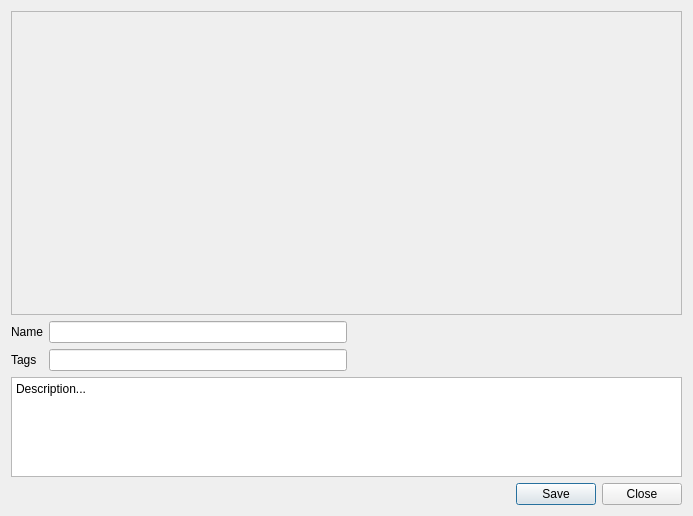
<?xml version="1.0" encoding="UTF-8"?>
<ui version="4.0">
 <class>savedialog</class>
 <widget class="QDialog" name="savedialog">
  <property name="geometry">
   <rect>
    <x>0</x>
    <y>0</y>
    <width>693</width>
    <height>516</height>
   </rect>
  </property>
  <property name="windowTitle">
   <string>Dialog</string>
  </property>
  <layout class="QVBoxLayout" name="verticalLayout">
   <item>
    <widget class="QScrollArea" name="scrollArea">
     <property name="widgetResizable">
      <bool>true</bool>
     </property>
     <widget class="QWidget" name="scrollAreaParameters">
      <property name="geometry">
       <rect>
        <x>0</x>
        <y>0</y>
        <width>673</width>
        <height>291</height>
       </rect>
      </property>
      <layout class="QFormLayout" name="formParameters">
       <property name="fieldGrowthPolicy">
        <enum>QFormLayout::AllNonFixedFieldsGrow</enum>
       </property>
      </layout>
     </widget>
    </widget>
   </item>
   <item>
    <layout class="QHBoxLayout" name="horizontalLayout">
     <item>
      <layout class="QGridLayout" name="gridLayout">
       <item row="0" column="0">
        <widget class="QLabel" name="labelName">
         <property name="text">
          <string>Name</string>
         </property>
        </widget>
       </item>
       <item row="0" column="1">
        <widget class="QLineEdit" name="lineEditName">
         <property name="text">
          <string extracomment="Name of new Module"/>
         </property>
        </widget>
       </item>
       <item row="1" column="0">
        <widget class="QLabel" name="labelTags">
         <property name="text">
          <string>Tags</string>
         </property>
        </widget>
       </item>
       <item row="1" column="1">
        <widget class="QLineEdit" name="lineEditTags">
         <property name="text">
          <string extracomment="eg. raster, ecology"/>
         </property>
        </widget>
       </item>
      </layout>
     </item>
     <item>
      <spacer name="horizontalSpacer">
       <property name="orientation">
        <enum>Qt::Horizontal</enum>
       </property>
       <property name="sizeHint" stdset="0">
        <size>
         <width>40</width>
         <height>20</height>
        </size>
       </property>
      </spacer>
     </item>
    </layout>
   </item>
   <item>
    <widget class="QPlainTextEdit" name="description">
     <property name="maximumSize">
      <size>
       <width>16777215</width>
       <height>100</height>
      </size>
     </property>
     <property name="plainText">
      <string>Description...</string>
     </property>
    </widget>
   </item>
   <item>
    <widget class="QDialogButtonBox" name="buttonBox">
     <property name="orientation">
      <enum>Qt::Horizontal</enum>
     </property>
     <property name="standardButtons">
      <set>QDialogButtonBox::Close|QDialogButtonBox::Save</set>
     </property>
    </widget>
   </item>
  </layout>
 </widget>
 <resources/>
 <connections>
  <connection>
   <sender>buttonBox</sender>
   <signal>accepted()</signal>
   <receiver>savedialog</receiver>
   <slot>accept()</slot>
   <hints>
    <hint type="sourcelabel">
     <x>248</x>
     <y>254</y>
    </hint>
    <hint type="destinationlabel">
     <x>157</x>
     <y>274</y>
    </hint>
   </hints>
  </connection>
  <connection>
   <sender>buttonBox</sender>
   <signal>rejected()</signal>
   <receiver>savedialog</receiver>
   <slot>reject()</slot>
   <hints>
    <hint type="sourcelabel">
     <x>316</x>
     <y>260</y>
    </hint>
    <hint type="destinationlabel">
     <x>286</x>
     <y>274</y>
    </hint>
   </hints>
  </connection>
 </connections>
</ui>
